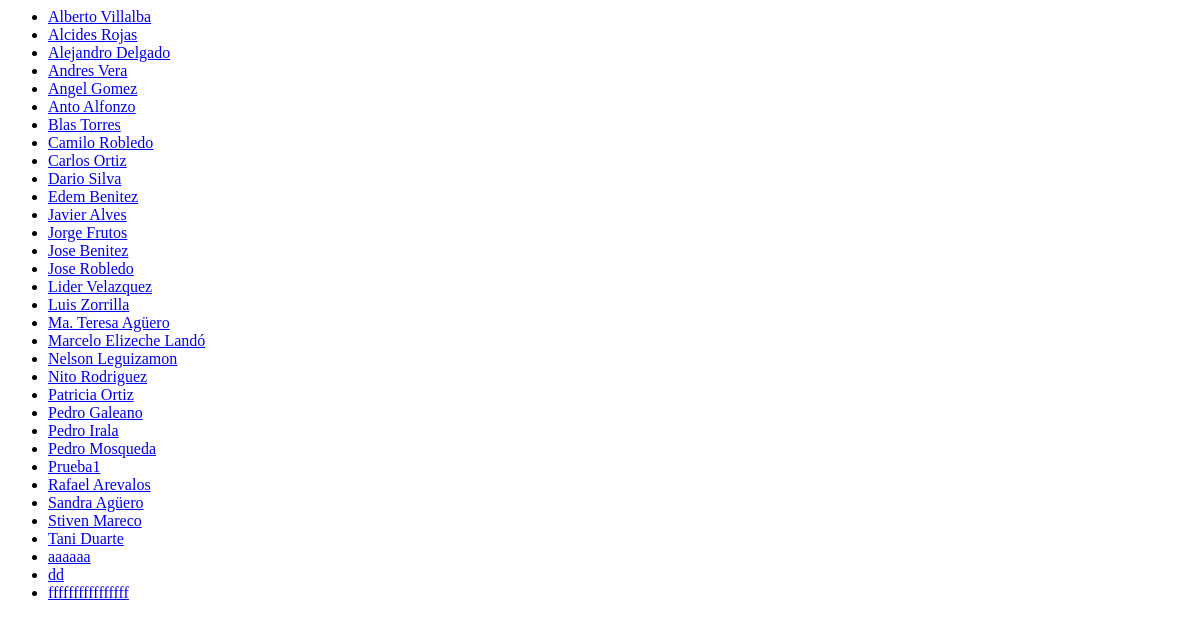
Page /agentes on the earlier database version.
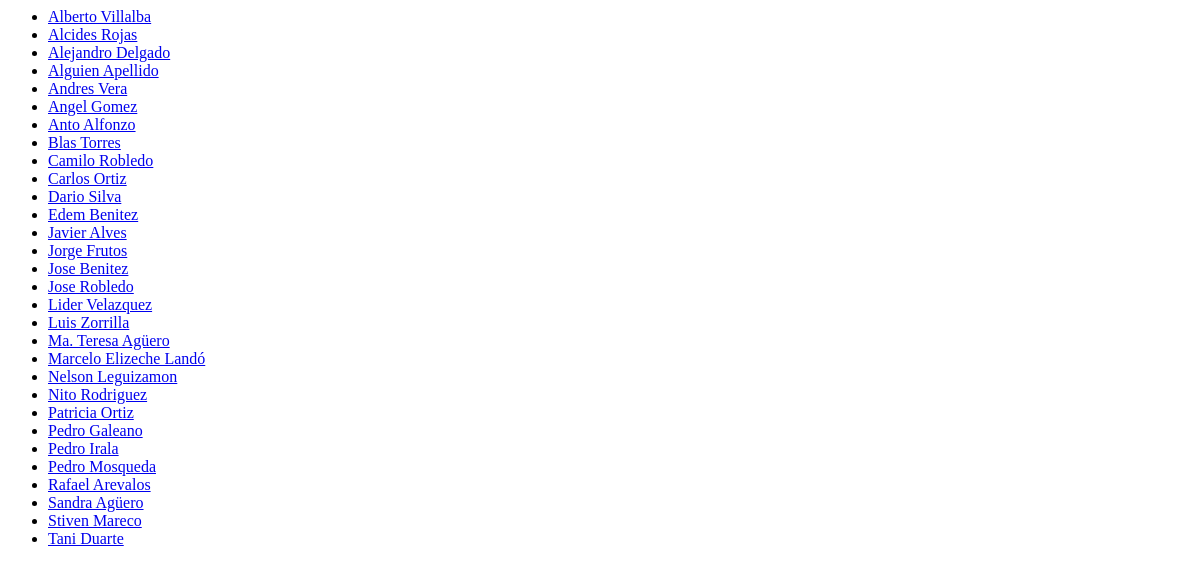
Same page on the later database version.
### rserver/models.py (models this page shows, shortened)
class Agente(models.Model):
	numero = models.CharField(max_length=15)
	nombre = models.CharField(max_length=35)

### rserver/views.py (the view)
# urls.py: url(r'^agentes$', 'rserver.views.agentes', name='agentes'),
def agentes(request):
	todos = Agente.objects.all().order_by('nombre')
	output = ', '.join([p.nombre for p in todos])
	return render_to_response('agentes/index.html', {'todos': todos})

### templates/agentes/index.html
{% if todos %}
    <ul>
    {% for poll in todos %}
        <li><a href="/agentes/{{ poll.id }}/">{{ poll.nombre }}</a></li>
    {% endfor %}
    </ul>
{% else %}
    <p>No hay agentes.</p>
{% endif %}

Differences in the rows shown:
removed Agente: nombre "Prueba1"
removed Agente: nombre "aaaaaa"
removed Agente: nombre "dd"
removed Agente: nombre "ffffffffffffffff"
added Agente: nombre "Alguien Apellido"
